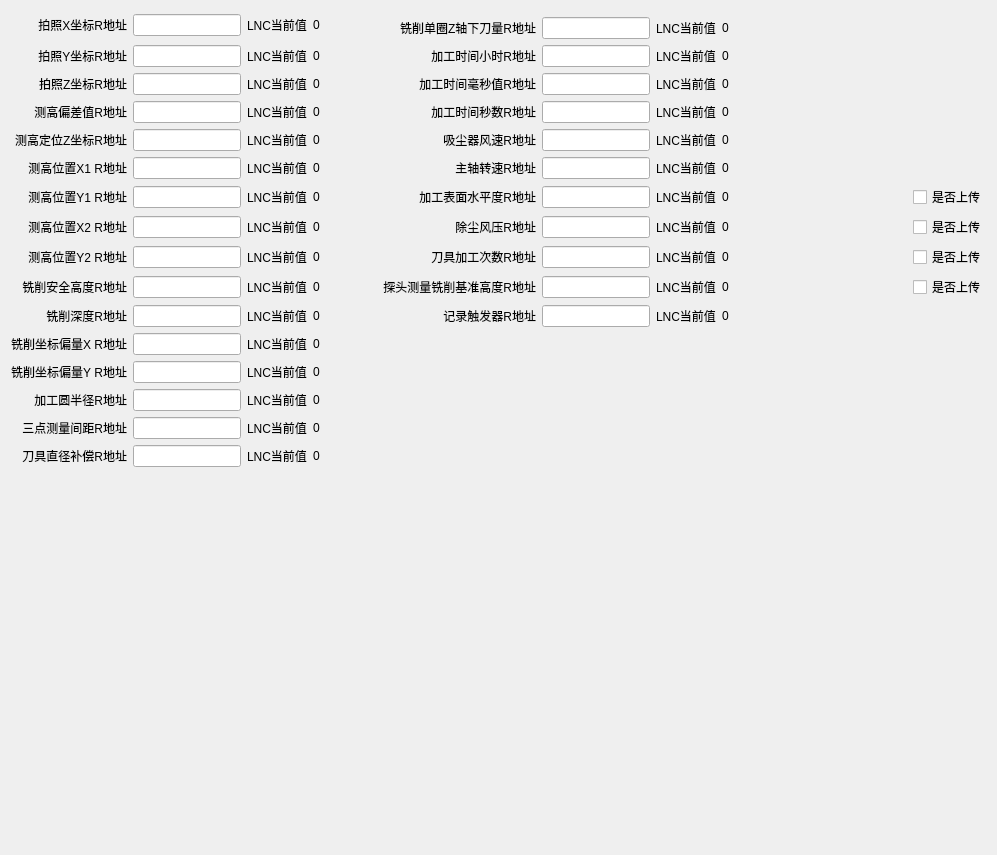
          <widget class="QWidget" name="tab_lnc_article">
           <attribute name="title">
            <string>加工工艺参数设置</string>
           </attribute>
           <layout class="QGridLayout" name="gridLayout_48">
            <item row="0" column="0" rowspan="2">
             <widget class="QLabel" name="label_62">
              <property name="text">
               <string>拍照X坐标R地址</string>
              </property>
              <property name="alignment">
               <set>Qt::AlignRight|Qt::AlignTrailing|Qt::AlignVCenter</set>
              </property>
             </widget>
            </item>
            <item row="0" column="1" rowspan="2">
             <widget class="QLineEdit" name="leCamX"/>
            </item>
            <item row="0" column="2" rowspan="2">
             <widget class="QLabel" name="label_80">
              <property name="text">
               <string>LNC当前值</string>
              </property>
             </widget>
            </item>
            <item row="0" column="3" rowspan="2" colspan="3">
             <widget class="QLabel" name="lbCamX">
              <property name="sizePolicy">
               <sizepolicy hsizetype="Fixed" vsizetype="Preferred">
                <horstretch>0</horstretch>
                <verstretch>0</verstretch>
               </sizepolicy>
              </property>
              <property name="minimumSize">
               <size>
                <width>100</width>
                <height>0</height>
               </size>
              </property>
              <property name="text">
               <string>0</string>
              </property>
             </widget>
            </item>
            <item row="1" column="5" colspan="2">
             <widget class="QLabel" name="label_78">
              <property name="text">
               <string>铣削单圈Z轴下刀量R地址</string>
              </property>
              <property name="alignment">
               <set>Qt::AlignRight|Qt::AlignTrailing|Qt::AlignVCenter</set>
              </property>
             </widget>
            </item>
            <item row="1" column="7">
             <widget class="QLineEdit" name="lePathCutDeep"/>
            </item>
            <item row="1" column="8">
             <widget class="QLabel" name="label_96">
              <property name="text">
               <string>LNC当前值</string>
              </property>
             </widget>
            </item>
            <item row="1" column="9" colspan="2">
             <widget class="QLabel" name="lbPathCutDeep">
              <property name="text">
               <string>0</string>
              </property>
             </widget>
            </item>
            <item row="2" column="0">
             <widget class="QLabel" name="label_63">
              <property name="text">
               <string>拍照Y坐标R地址</string>
              </property>
              <property name="alignment">
               <set>Qt::AlignRight|Qt::AlignTrailing|Qt::AlignVCenter</set>
              </property>
             </widget>
            </item>
            <item row="2" column="1">
             <widget class="QLineEdit" name="leCamY"/>
            </item>
            <item row="2" column="2">
             <widget class="QLabel" name="label_81">
              <property name="text">
               <string>LNC当前值</string>
              </property>
             </widget>
            </item>
            <item row="2" column="3">
             <widget class="QLabel" name="lbCamY">
              <property name="text">
               <string>0</string>
              </property>
             </widget>
            </item>
            <item row="2" column="5" colspan="2">
             <widget class="QLabel" name="label_100">
              <property name="text">
               <string>加工时间小时R地址</string>
              </property>
              <property name="alignment">
               <set>Qt::AlignRight|Qt::AlignTrailing|Qt::AlignVCenter</set>
              </property>
             </widget>
            </item>
            <item row="2" column="7">
             <widget class="QLineEdit" name="leUseHour"/>
            </item>
            <item row="2" column="8">
             <widget class="QLabel" name="label_101">
              <property name="text">
               <string>LNC当前值</string>
              </property>
             </widget>
            </item>
            <item row="2" column="9" colspan="2">
             <widget class="QLabel" name="lbUseHour">
              <property name="text">
               <string>0</string>
              </property>
             </widget>
            </item>
            <item row="3" column="0">
             <widget class="QLabel" name="label_64">
              <property name="text">
               <string>拍照Z坐标R地址</string>
              </property>
              <property name="alignment">
               <set>Qt::AlignRight|Qt::AlignTrailing|Qt::AlignVCenter</set>
              </property>
             </widget>
            </item>
            <item row="3" column="1">
             <widget class="QLineEdit" name="leCamZ"/>
            </item>
            <item row="3" column="2">
             <widget class="QLabel" name="label_82">
              <property name="text">
               <string>LNC当前值</string>
              </property>
             </widget>
            </item>
            <item row="3" column="3">
             <widget class="QLabel" name="lbCamZ">
              <property name="text">
               <string>0</string>
              </property>
             </widget>
            </item>
            <item row="3" column="5" colspan="2">
             <widget class="QLabel" name="label_102">
              <property name="text">
               <string>加工时间毫秒值R地址</string>
              </property>
              <property name="alignment">
               <set>Qt::AlignRight|Qt::AlignTrailing|Qt::AlignVCenter</set>
              </property>
             </widget>
            </item>
            <item row="3" column="7">
             <widget class="QLineEdit" name="leUseMinites"/>
            </item>
            <item row="3" column="8">
             <widget class="QLabel" name="label_103">
              <property name="text">
               <string>LNC当前值</string>
              </property>
             </widget>
            </item>
            <item row="3" column="9" colspan="2">
             <widget class="QLabel" name="lbUseMinites">
              <property name="text">
               <string>0</string>
              </property>
             </widget>
            </item>
            <item row="4" column="0">
             <widget class="QLabel" name="label_65">
              <property name="text">
               <string>测高偏差值R地址</string>
              </property>
              <property name="alignment">
               <set>Qt::AlignRight|Qt::AlignTrailing|Qt::AlignVCenter</set>
              </property>
             </widget>
            </item>
            <item row="4" column="1">
             <widget class="QLineEdit" name="leHightDiff"/>
            </item>
            <item row="4" column="2">
             <widget class="QLabel" name="label_83">
              <property name="text">
               <string>LNC当前值</string>
              </property>
             </widget>
            </item>
            <item row="4" column="3">
             <widget class="QLabel" name="lbHightDiff">
              <property name="text">
               <string>0</string>
              </property>
             </widget>
            </item>
            <item row="4" column="5" colspan="2">
             <widget class="QLabel" name="label_104">
              <property name="text">
               <string>加工时间秒数R地址</string>
              </property>
              <property name="alignment">
               <set>Qt::AlignRight|Qt::AlignTrailing|Qt::AlignVCenter</set>
              </property>
             </widget>
            </item>
            <item row="4" column="7">
             <widget class="QLineEdit" name="leUseSeconds"/>
            </item>
            <item row="4" column="8">
             <widget class="QLabel" name="label_105">
              <property name="text">
               <string>LNC当前值</string>
              </property>
             </widget>
            </item>
            <item row="4" column="9" colspan="2">
             <widget class="QLabel" name="lbUseSeconds">
              <property name="text">
               <string>0</string>
              </property>
             </widget>
            </item>
            <item row="5" column="0">
             <widget class="QLabel" name="label_66">
              <property name="text">
               <string>测高定位Z坐标R地址</string>
              </property>
              <property name="alignment">
               <set>Qt::AlignRight|Qt::AlignTrailing|Qt::AlignVCenter</set>
              </property>
             </widget>
            </item>
            <item row="5" column="1">
             <widget class="QLineEdit" name="leProbeFixZ"/>
            </item>
            <item row="5" column="2">
             <widget class="QLabel" name="label_84">
              <property name="text">
               <string>LNC当前值</string>
              </property>
             </widget>
            </item>
            <item row="5" column="3">
             <widget class="QLabel" name="lbProbeFixZ">
              <property name="text">
               <string>0</string>
              </property>
             </widget>
            </item>
            <item row="5" column="6">
             <widget class="QLabel" name="label_191">
              <property name="text">
               <string>吸尘器风速R地址</string>
              </property>
              <property name="alignment">
               <set>Qt::AlignRight|Qt::AlignTrailing|Qt::AlignVCenter</set>
              </property>
             </widget>
            </item>
            <item row="5" column="7">
             <widget class="QLineEdit" name="leFanSpeedR"/>
            </item>
            <item row="5" column="8">
             <widget class="QLabel" name="label_190">
              <property name="text">
               <string>LNC当前值</string>
              </property>
             </widget>
            </item>
            <item row="5" column="9" colspan="2">
             <widget class="QLabel" name="lbFanSpeed">
              <property name="text">
               <string>0</string>
              </property>
             </widget>
            </item>
            <item row="6" column="0">
             <widget class="QLabel" name="label_67">
              <property name="text">
               <string>测高位置X1 R地址</string>
              </property>
              <property name="alignment">
               <set>Qt::AlignRight|Qt::AlignTrailing|Qt::AlignVCenter</set>
              </property>
             </widget>
            </item>
            <item row="6" column="1">
             <widget class="QLineEdit" name="leProbeX1"/>
            </item>
            <item row="6" column="2">
             <widget class="QLabel" name="label_85">
              <property name="text">
               <string>LNC当前值</string>
              </property>
             </widget>
            </item>
            <item row="6" column="3">
             <widget class="QLabel" name="lbProbeX1">
              <property name="text">
               <string>0</string>
              </property>
             </widget>
            </item>
            <item row="6" column="6">
             <widget class="QLabel" name="label_147">
              <property name="text">
               <string>主轴转速R地址</string>
              </property>
              <property name="alignment">
               <set>Qt::AlignRight|Qt::AlignTrailing|Qt::AlignVCenter</set>
              </property>
             </widget>
            </item>
            <item row="6" column="7">
             <widget class="QLineEdit" name="leMMSpeed"/>
            </item>
            <item row="6" column="8">
             <widget class="QLabel" name="label_146">
              <property name="text">
               <string>LNC当前值</string>
              </property>
             </widget>
            </item>
            <item row="6" column="9" colspan="2">
             <widget class="QLabel" name="lbMMSpeed">
              <property name="text">
               <string>0</string>
              </property>
             </widget>
            </item>
            <item row="7" column="0">
             <widget class="QLabel" name="label_68">
              <property name="text">
               <string>测高位置Y1 R地址</string>
              </property>
              <property name="alignment">
               <set>Qt::AlignRight|Qt::AlignTrailing|Qt::AlignVCenter</set>
              </property>
             </widget>
            </item>
            <item row="7" column="1">
             <widget class="QLineEdit" name="leProbeY1"/>
            </item>
            <item row="7" column="2">
             <widget class="QLabel" name="label_86">
              <property name="text">
               <string>LNC当前值</string>
              </property>
             </widget>
            </item>
            <item row="7" column="3">
             <widget class="QLabel" name="lbProbeY1">
              <property name="text">
               <string>0</string>
              </property>
             </widget>
            </item>
            <item row="7" column="6">
             <widget class="QLabel" name="label_149">
              <property name="text">
               <string>加工表面水平度R地址</string>
              </property>
              <property name="alignment">
               <set>Qt::AlignRight|Qt::AlignTrailing|Qt::AlignVCenter</set>
              </property>
             </widget>
            </item>
            <item row="7" column="7">
             <widget class="QLineEdit" name="lePlaneLevel"/>
            </item>
            <item row="7" column="8">
             <widget class="QLabel" name="label_148">
              <property name="text">
               <string>LNC当前值</string>
              </property>
             </widget>
            </item>
            <item row="7" column="9">
             <widget class="QLabel" name="lbPlaneLevel">
              <property name="text">
               <string>0</string>
              </property>
             </widget>
            </item>
            <item row="7" column="10">
             <spacer name="horizontalSpacer_51">
              <property name="orientation">
               <enum>Qt::Horizontal</enum>
              </property>
              <property name="sizeHint" stdset="0">
               <size>
                <width>172</width>
                <height>20</height>
               </size>
              </property>
             </spacer>
            </item>
            <item row="7" column="11">
             <widget class="QCheckBox" name="chbPlane">
              <property name="text">
               <string>是否上传</string>
              </property>
             </widget>
            </item>
            <item row="8" column="0">
             <widget class="QLabel" name="label_70">
              <property name="text">
               <string>测高位置X2 R地址</string>
              </property>
              <property name="alignment">
               <set>Qt::AlignRight|Qt::AlignTrailing|Qt::AlignVCenter</set>
              </property>
             </widget>
            </item>
            <item row="8" column="1">
             <widget class="QLineEdit" name="leProbeX2"/>
            </item>
            <item row="8" column="2">
             <widget class="QLabel" name="label_87">
              <property name="text">
               <string>LNC当前值</string>
              </property>
             </widget>
            </item>
            <item row="8" column="3">
             <widget class="QLabel" name="lbProbeX2">
              <property name="text">
               <string>0</string>
              </property>
             </widget>
            </item>
            <item row="8" column="6">
             <widget class="QLabel" name="label_188">
              <property name="text">
               <string>除尘风压R地址</string>
              </property>
              <property name="alignment">
               <set>Qt::AlignRight|Qt::AlignTrailing|Qt::AlignVCenter</set>
              </property>
             </widget>
            </item>
            <item row="8" column="7">
             <widget class="QLineEdit" name="leAirPresure"/>
            </item>
            <item row="8" column="8">
             <widget class="QLabel" name="label_189">
              <property name="text">
               <string>LNC当前值</string>
              </property>
             </widget>
            </item>
            <item row="8" column="9" colspan="2">
             <widget class="QLabel" name="lbAirPresure">
              <property name="text">
               <string>0</string>
              </property>
             </widget>
            </item>
            <item row="8" column="11">
             <widget class="QCheckBox" name="chbAirPressure">
              <property name="text">
               <string>是否上传</string>
              </property>
             </widget>
            </item>
            <item row="9" column="0">
             <widget class="QLabel" name="label_69">
              <property name="text">
               <string>测高位置Y2 R地址</string>
              </property>
              <property name="alignment">
               <set>Qt::AlignRight|Qt::AlignTrailing|Qt::AlignVCenter</set>
              </property>
             </widget>
            </item>
            <item row="9" column="1">
             <widget class="QLineEdit" name="leProbeY2"/>
            </item>
            <item row="9" column="2">
             <widget class="QLabel" name="label_88">
              <property name="text">
               <string>LNC当前值</string>
              </property>
             </widget>
            </item>
            <item row="9" column="3">
             <widget class="QLabel" name="lbProbeY2">
              <property name="text">
               <string>0</string>
              </property>
             </widget>
            </item>
            <item row="9" column="6">
             <widget class="QLabel" name="label_205">
              <property name="text">
               <string>刀具加工次数R地址</string>
              </property>
              <property name="alignment">
               <set>Qt::AlignRight|Qt::AlignTrailing|Qt::AlignVCenter</set>
              </property>
             </widget>
            </item>
            <item row="9" column="7">
             <widget class="QLineEdit" name="leToolUseCnt"/>
            </item>
            <item row="9" column="8">
             <widget class="QLabel" name="label_200">
              <property name="text">
               <string>LNC当前值</string>
              </property>
             </widget>
            </item>
            <item row="9" column="9" colspan="2">
             <widget class="QLabel" name="lbToolUseCnt">
              <property name="text">
               <string>0</string>
              </property>
             </widget>
            </item>
            <item row="9" column="11">
             <widget class="QCheckBox" name="chbToolUsed">
              <property name="text">
               <string>是否上传</string>
              </property>
             </widget>
            </item>
            <item row="10" column="0">
             <widget class="QLabel" name="label_73">
              <property name="text">
               <string>铣削安全高度R地址</string>
              </property>
              <property name="alignment">
               <set>Qt::AlignRight|Qt::AlignTrailing|Qt::AlignVCenter</set>
              </property>
             </widget>
            </item>
            <item row="10" column="1">
             <widget class="QLineEdit" name="leSafetyHeitht"/>
            </item>
            <item row="10" column="2">
             <widget class="QLabel" name="label_89">
              <property name="text">
               <string>LNC当前值</string>
              </property>
             </widget>
            </item>
            <item row="10" column="3">
             <widget class="QLabel" name="lbSafetyHeitht">
              <property name="text">
               <string>0</string>
              </property>
             </widget>
            </item>
            <item row="10" column="4" colspan="3">
             <widget class="QLabel" name="label_234">
              <property name="text">
               <string>探头测量铣削基准高度R地址</string>
              </property>
              <property name="alignment">
               <set>Qt::AlignRight|Qt::AlignTrailing|Qt::AlignVCenter</set>
              </property>
             </widget>
            </item>
            <item row="10" column="7">
             <widget class="QLineEdit" name="leProbeBaseZ"/>
            </item>
            <item row="10" column="8">
             <widget class="QLabel" name="label_235">
              <property name="text">
               <string>LNC当前值</string>
              </property>
             </widget>
            </item>
            <item row="10" column="9" colspan="2">
             <widget class="QLabel" name="lbProbeBaseZ">
              <property name="text">
               <string>0</string>
              </property>
             </widget>
            </item>
            <item row="10" column="11">
             <widget class="QCheckBox" name="chbProbeBazeZ">
              <property name="text">
               <string>是否上传</string>
              </property>
             </widget>
            </item>
            <item row="11" column="0">
             <widget class="QLabel" name="label_72">
              <property name="text">
               <string>铣削深度R地址</string>
              </property>
              <property name="alignment">
               <set>Qt::AlignRight|Qt::AlignTrailing|Qt::AlignVCenter</set>
              </property>
             </widget>
            </item>
            <item row="11" column="1">
             <widget class="QLineEdit" name="leDigDeep"/>
            </item>
            <item row="11" column="2">
             <widget class="QLabel" name="label_90">
              <property name="text">
               <string>LNC当前值</string>
              </property>
             </widget>
            </item>
            <item row="11" column="3">
             <widget class="QLabel" name="lbDigDeep">
              <property name="text">
               <string>0</string>
              </property>
             </widget>
            </item>
            <item row="11" column="6">
             <widget class="QLabel" name="label_79">
              <property name="text">
               <string>记录触发器R地址</string>
              </property>
              <property name="alignment">
               <set>Qt::AlignRight|Qt::AlignTrailing|Qt::AlignVCenter</set>
              </property>
             </widget>
            </item>
            <item row="11" column="7">
             <widget class="QLineEdit" name="leMarkTriger"/>
            </item>
            <item row="11" column="8">
             <widget class="QLabel" name="label_97">
              <property name="text">
               <string>LNC当前值</string>
              </property>
             </widget>
            </item>
            <item row="11" column="9" colspan="2">
             <widget class="QLabel" name="lbMarkTriger">
              <property name="text">
               <string>0</string>
              </property>
             </widget>
            </item>
            <item row="12" column="0">
             <widget class="QLabel" name="label_74">
              <property name="text">
               <string>铣削坐标偏量X R地址</string>
              </property>
              <property name="alignment">
               <set>Qt::AlignRight|Qt::AlignTrailing|Qt::AlignVCenter</set>
              </property>
             </widget>
            </item>
            <item row="12" column="1">
             <widget class="QLineEdit" name="leDigDiffX"/>
            </item>
            <item row="12" column="2">
             <widget class="QLabel" name="label_91">
              <property name="text">
               <string>LNC当前值</string>
              </property>
             </widget>
            </item>
            <item row="12" column="3">
             <widget class="QLabel" name="lbDigDiffX">
              <property name="text">
               <string>0</string>
              </property>
             </widget>
            </item>
            <item row="13" column="0">
             <widget class="QLabel" name="label_71">
              <property name="text">
               <string>铣削坐标偏量Y R地址</string>
              </property>
              <property name="alignment">
               <set>Qt::AlignRight|Qt::AlignTrailing|Qt::AlignVCenter</set>
              </property>
             </widget>
            </item>
            <item row="13" column="1">
             <widget class="QLineEdit" name="leDigDiffY"/>
            </item>
            <item row="13" column="2">
             <widget class="QLabel" name="label_92">
              <property name="text">
               <string>LNC当前值</string>
              </property>
             </widget>
            </item>
            <item row="13" column="3">
             <widget class="QLabel" name="lbDigDiffY">
              <property name="text">
               <string>0</string>
              </property>
             </widget>
            </item>
            <item row="14" column="0">
             <widget class="QLabel" name="label_75">
              <property name="text">
               <string>加工圆半径R地址</string>
              </property>
              <property name="alignment">
               <set>Qt::AlignRight|Qt::AlignTrailing|Qt::AlignVCenter</set>
              </property>
             </widget>
            </item>
            <item row="14" column="1">
             <widget class="QLineEdit" name="leCircleRadius"/>
            </item>
            <item row="14" column="2">
             <widget class="QLabel" name="label_93">
              <property name="text">
               <string>LNC当前值</string>
              </property>
             </widget>
            </item>
            <item row="14" column="3">
             <widget class="QLabel" name="lbCircleRadius">
              <property name="text">
               <string>0</string>
              </property>
             </widget>
            </item>
            <item row="15" column="0">
             <widget class="QLabel" name="label_76">
              <property name="text">
               <string>三点测量间距R地址</string>
              </property>
              <property name="alignment">
               <set>Qt::AlignRight|Qt::AlignTrailing|Qt::AlignVCenter</set>
              </property>
             </widget>
            </item>
            <item row="15" column="1">
             <widget class="QLineEdit" name="leTriPointDist"/>
            </item>
            <item row="15" column="2">
             <widget class="QLabel" name="label_94">
              <property name="text">
               <string>LNC当前值</string>
              </property>
             </widget>
            </item>
            <item row="15" column="3">
             <widget class="QLabel" name="lbTriPointDist">
              <property name="text">
               <string>0</string>
              </property>
             </widget>
            </item>
            <item row="16" column="0">
             <widget class="QLabel" name="label_77">
              <property name="text">
               <string>刀具直径补偿R地址</string>
              </property>
              <property name="alignment">
               <set>Qt::AlignRight|Qt::AlignTrailing|Qt::AlignVCenter</set>
              </property>
             </widget>
            </item>
            <item row="16" column="1">
             <widget class="QLineEdit" name="leCutComp"/>
            </item>
            <item row="16" column="2">
             <widget class="QLabel" name="label_95">
              <property name="text">
               <string>LNC当前值</string>
              </property>
             </widget>
            </item>
            <item row="16" column="3">
             <widget class="QLabel" name="lbCutComp">
              <property name="text">
               <string>0</string>
              </property>
             </widget>
            </item>
            <item row="17" column="0">
             <spacer name="verticalSpacer_10">
              <property name="orientation">
               <enum>Qt::Vertical</enum>
              </property>
              <property name="sizeHint" stdset="0">
               <size>
                <width>20</width>
                <height>14</height>
               </size>
              </property>
             </spacer>
            </item>
            <item row="12" column="6" rowspan="6">
             <spacer name="verticalSpacer_11">
              <property name="orientation">
               <enum>Qt::Vertical</enum>
              </property>
              <property name="sizeHint" stdset="0">
               <size>
                <width>20</width>
                <height>511</height>
               </size>
              </property>
             </spacer>
            </item>
           </layout>
          </widget>
